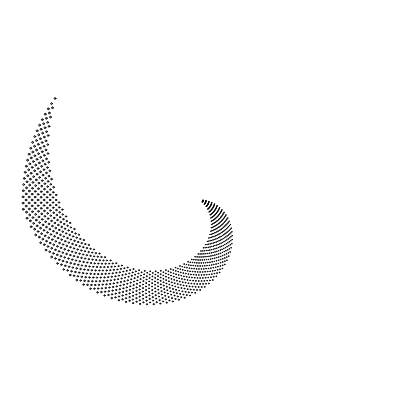
Frame 1 (no input)
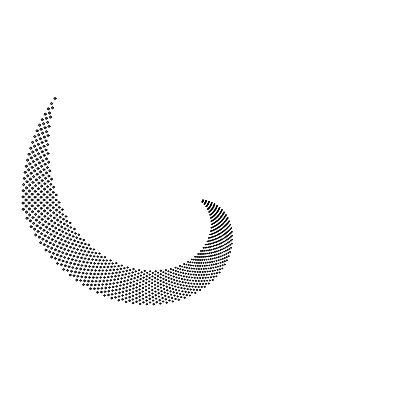
Frame 2 (the mouse pressed at the canvas centre, redrawn once)

The p5.js sketch that drew these frames (run headless with seeded random() and noise() and a simulated clock; the mouse was pressed at the canvas centre and the sketch redrawn once):

// p5.js sketch
// ── sketch.js
const sketchWidth = 400;
const sketchHeight = 400;
const angleDistance = 3;
const maxAngle = 180;

function setup () {
  createCanvas(sketchWidth, sketchHeight);
}

function draw () {
  for (let layer = 0; layer < 20; layer += 1) {
    for(let angle = 0; angle < maxAngle; angle += angleDistance) {
      // each layer the angle is offset
      const rad = Math.PI / 180 * (angle + layer * 2);

      // we use the angle also as a radius in the polar function
      // so the bigger the angle, the bigger the radius
      const x = angle * cos(rad);
      const y = angle * sin(rad);

      // we also use the angle for the circle size
      // growing angle, radius and size
      circle(x + sketchWidth / 2, y + sketchHeight / 2, angle / 100);
    }
  }
  noLoop();
}
